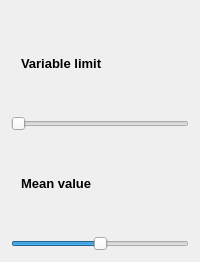
                <widget class="QWidget" name="noise">
                 <layout class="QVBoxLayout" name="verticalLayout_27">
                  <item>
                   <layout class="QVBoxLayout" name="noiseLayout">
                    <property name="spacing">
                     <number>45</number>
                    </property>
                    <property name="topMargin">
                     <number>45</number>
                    </property>
                    <item>
                     <widget class="QLabel" name="label_8">
                      <property name="font">
                       <font>
                        <family>Segoe UI</family>
                        <pointsize>10</pointsize>
                        <bold>true</bold>
                       </font>
                      </property>
                      <property name="text">
                       <string>Variable limit</string>
                      </property>
                      <property name="indent">
                       <number>10</number>
                      </property>
                     </widget>
                    </item>
                    <item>
                     <widget class="QSlider" name="var_limit">
                      <property name="layoutDirection">
                       <enum>Qt::LeftToRight</enum>
                      </property>
                      <property name="autoFillBackground">
                       <bool>false</bool>
                      </property>
                      <property name="styleSheet">
                       <string notr="true"/>
                      </property>
                      <property name="maximum">
                       <number>500</number>
                      </property>
                      <property name="pageStep">
                       <number>1</number>
                      </property>
                      <property name="value">
                       <number>0</number>
                      </property>
                      <property name="orientation">
                       <enum>Qt::Horizontal</enum>
                      </property>
                      <property name="invertedAppearance">
                       <bool>false</bool>
                      </property>
                      <property name="invertedControls">
                       <bool>false</bool>
                      </property>
                     </widget>
                    </item>
                    <item>
                     <widget class="QLabel" name="label_11">
                      <property name="font">
                       <font>
                        <family>Segoe UI</family>
                        <pointsize>10</pointsize>
                        <bold>true</bold>
                       </font>
                      </property>
                      <property name="text">
                       <string>Mean value</string>
                      </property>
                      <property name="indent">
                       <number>10</number>
                      </property>
                     </widget>
                    </item>
                    <item>
                     <widget class="QSlider" name="mean_value">
                      <property name="minimum">
                       <number>-100</number>
                      </property>
                      <property name="maximum">
                       <number>100</number>
                      </property>
                      <property name="orientation">
                       <enum>Qt::Horizontal</enum>
                      </property>
                     </widget>
                    </item>
                   </layout>
                  </item>
                 </layout>
                </widget>
